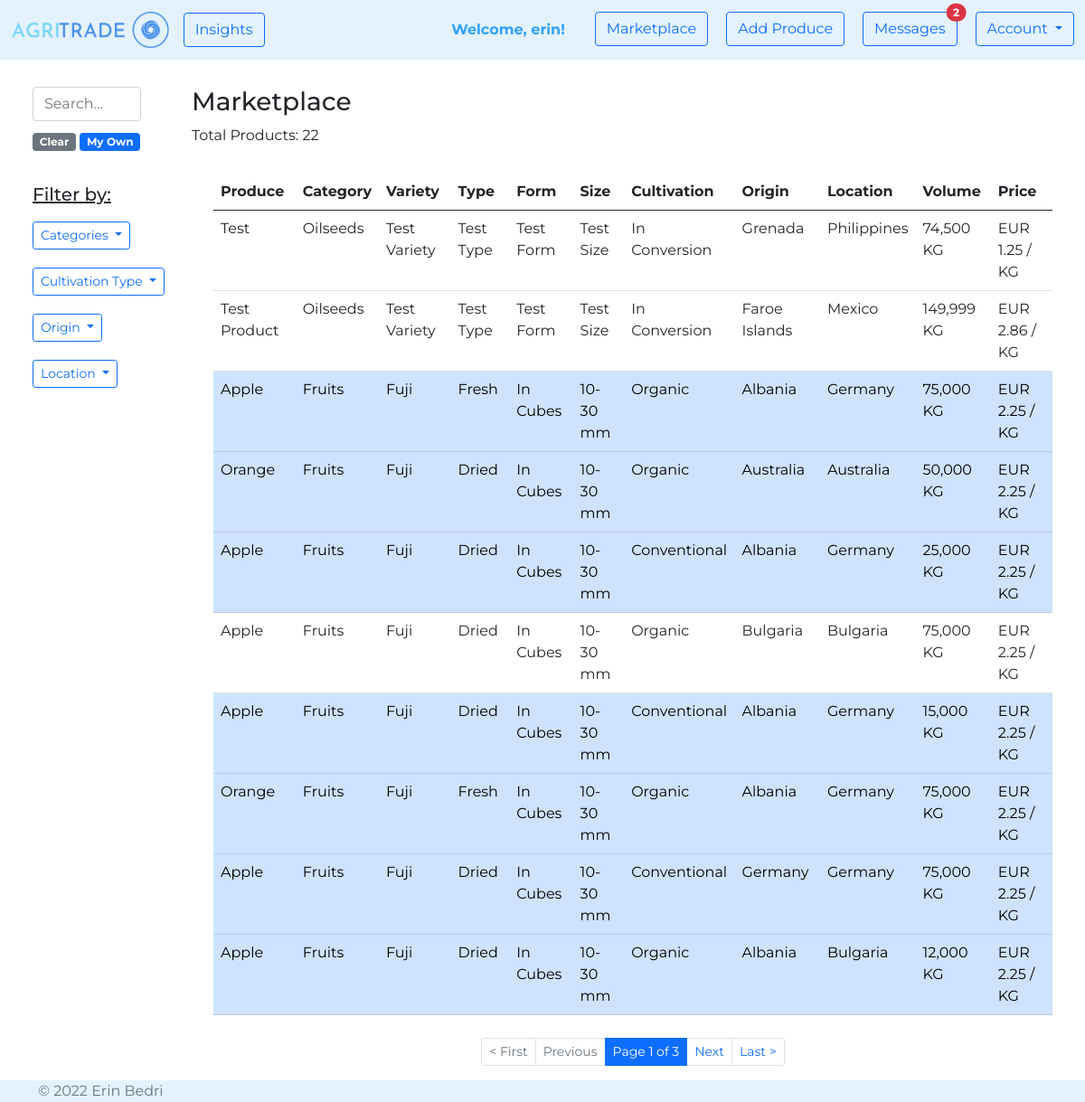
Page /marketplace/ (signed in) on the committed database.
### agri_trade/marketplace/models.py (models this page shows, shortened)
class Product(models.Model):
    PRODUCT_CATEGORY = [
        ('Cereals', 'Cereals'),
        ('Pulses', 'Pulses'),
        ('Nuts', 'Nuts'),
        ('Oilseeds', 'Oilseeds'),
        ('Sugar and starch', 'Sugar and starch'),
        ('Fiber Crops', 'Fiber Crops'),
        ('Beverages', 'Beverages'),
        ('Narcotics', 'Narcotics'),
        ('Spices', 'Spices'),
        ('Forages', 'Forages'),
        ('Vegetables', 'Vegetables'),
        ('Fruits', 'Fruits'),
    ]
    PRODUCT_TYPE_MAX_LEN = max([len(product_type[1]) for product_type in PRODUCT_CATEGORY])
    CULTIVATION_TYPES = [
        ('Organic', 'Organic'),
        ('Conventional', 'Conventional'),
        ('In Conversion', 'In Conversion'),
    ]
    CULTIVATION_TYPE_MAX_LEN = max([len(cultivation_type[1]) for cultivation_type in CULTIVATION_TYPES])
    NAME_MAX_LEN = 20
    VARIETY_MAX_LEN = 25
    TYPE_MAX_LEN = 25
    FORM_MAX_LEN = 25
    SIZE_MAX_LEN = 25
    AVAILABLE_VOLUME_MIN_VALUE = 0
    AVAILABLE_VOLUME_MAX_VALUE = 1000000
    PRICE_MIN_VALUE = 0
    DESCRIPTION_MAX_LEN = 500
    owner = models.ForeignKey(
        UserModel,
        on_delete=CASCADE)
    name = models.CharField(
        max_length=NAME_MAX_LEN,
    )
    category = models.CharField(
        max_length=PRODUCT_TYPE_MAX_LEN,
        choices=PRODUCT_CATEGORY,
    )
    variety = models.CharField(
        max_length=VARIETY_MAX_LEN,
        blank=True,
        null=True,
    )
    type = models.CharField(
        max_length=TYPE_MAX_LEN,
        blank=True,
        null=True,
    )
    form = models.CharField(
        max_length=FORM_MAX_LEN,
        blank=True,
        null=True,
    )
    size = models.CharField(
        max_length=SIZE_MAX_LEN,
        blank=True,
        null=True,
    )
    cultivation_type = models.CharField(
        max_length=CULTIVATION_TYPE_MAX_LEN,
        choices=CULTIVATION_TYPES,
    )
    available_volume = models.IntegerField(
        validators=[
            MinValueValidator(AVAILABLE_VOLUME_MIN_VALUE),
            MaxValueValidator(AVAILABLE_VOLUME_MAX_VALUE),
        ]
    )
    price = models.FloatField(
        validators=[
            MinValueValidator(PRICE_MIN_VALUE),
        ]
    )
    description = models.TextField(
        max_length=DESCRIPTION_MAX_LEN,
        blank=True,
        null=True,
    )
    origin = CountryField(
    )
    location = CountryField(
    )
    image = models.ImageField(
        null=True,
        blank=True,
        upload_to='produces',
        validators=(
            file_size,
        )
    )
    created_on = models.DateTimeField(
        auto_now_add=True
    )
    edited_on = models.DateTimeField(
        auto_now=True
    )

### agri_trade/marketplace/views.py (the view)
# urls.py: path('', views.marketplace, name='marketplace'),
@login_required
def marketplace(request):
    products_per_page = 10
    q = request.GET.get('q') if request.GET.get('q') is not None else ''
    products = Product.objects.filter(
        Q(name__icontains=q) |
        Q(category__icontains=q) |
        Q(cultivation_type__icontains=q) |
        Q(origin__icontains=q) |
        Q(location__icontains=q) |
        Q(variety__icontains=q) |
        Q(type__icontains=q) |
        Q(description__icontains=q) |
        Q(form__icontains=q) |
        Q(owner__username=q)) \
        .order_by('-created_on')
    categories = sorted({product.category for product in Product.objects.all()})
    cultivation_types = sorted({product.cultivation_type for product in Product.objects.all()})
    origins = sorted({product.origin.name for product in Product.objects.all()})
    locations = sorted({product.location.name for product in Product.objects.all()})
    paginator = Paginator(products, products_per_page)
    page_number = request.GET.get('page')
    page_obj = paginator.get_page(page_number)
    context = {
        'categories': categories,
        'cultivation_types': cultivation_types,
        'origins': origins,
        'locations': locations,
        'page_obj': page_obj,
        'query': q,
        'products_count': len(products),
    }
    return render(request, 'marketplace/marketplace.html', context)

### agri_trade/marketplace/templates/marketplace/marketplace.html (shortened to what this page needs)
{% extends 'web/base.html' %}
{% load humanize %}
{% block content %}
    <div class="container-fluid" style="margin-top: 30px">
        <div class="row">
            <div class="col-2">
                <div class="container">
                    <div class="row justify-content-md-left">
                        <form class="d-flex" role="search">
                            <input class="form-control me-2" type="text" placeholder="Search..." name="q">
                        </form>
                        <div class="container" style="margin-top: 10px">
                            <a href="{% url 'marketplace:marketplace' %}"><span
                                    class="badge bg-secondary">Clear</span></a>
                            <a href="{% url 'marketplace:marketplace' %}?q={{ request.user.username }}"><span
                                    class="badge bg-primary">My Own</span></a>
                        </div>
                        <div class="container" style="margin-top: 10px">
                            <h5 style="margin-top: 25px"><u>Filter by:</u></h5>
                            <div>
                                <button type="button" class="btn btn-outline-primary btn-sm dropdown-toggle"
                                        style="margin-top: 10px"
                                        data-bs-toggle="collapse" data-bs-target="#category">Categories
                                </button>
                            </div>
                            <div>
                                <button type="button" class="btn btn-outline-primary btn-sm dropdown-toggle"
                                        style="margin-top: 20px"
                                        data-bs-toggle="collapse" data-bs-target="#cultivationType">Cultivation Type
                                </button>
                            </div>
                            <div>
                                <button type="button" class="btn btn-outline-primary btn-sm dropdown-toggle"
                                        style="margin-top: 20px"
                                        data-bs-toggle="collapse" data-bs-target="#origin">Origin
                                </button>
                            </div>
                            <div>
                                <button type="button" class="btn btn-outline-primary btn-sm dropdown-toggle"
                                        style="margin-top: 20px"
                                        data-bs-toggle="collapse" data-bs-target="#location">Location
                                </button>
                            </div>
                        </div>
                    </div>
                </div>
            </div>
            <div class="col-10">
                <h3>Marketplace {% if query %} > {{ query }} {% endif %}</h3>
                <p> Total Products: {{ products_count }}</p>
                <div class="container">
                    <table class="table table-hover" style="margin-top: 30px">
                        <thead>
                        <tr>
                            <th scope="col">Produce</th>
                            <th scope="col">Category</th>
                            <th scope="col">Variety</th>
                            <th scope="col">Type</th>
                            <th scope="col">Form</th>
                            <th scope="col">Size</th>
                            <th scope="col">Cultivation</th>
                            <th scope="col">Origin</th>
                            <th scope="col">Location</th>
                            <th scope="col">Volume</th>
                            <th scope="col">Price</th>
                        </tr>
                        </thead>
                        <tbody>
                        {% for product in page_obj %}
                            <tr onclick="window.location='{% url "marketplace:product details" product.id %}';"
                                    {% if product.owner == request.user %}
                                class="table-primary"
                                data-bs-toggle="tooltip"
                                data-bs-placement="top"
                                title="Your Own Product!"
                                    {% endif %}>
                                <td>{{ product.name }}</td>
                                <td>{{ product.category }}</td>
                                <td>{% if product.variety %}{{ product.variety }}{% endif %}</td>
                                <td>{% if product.type %}{{ product.type }}{% endif %}</td>
                                <td>{% if product.form %}{{ product.form }}{% endif %}</td>
                                <td>{% if product.size %}{{ product.size }}{% endif %}</td>
                                <td>{{ product.cultivation_type }}</td>
                                <td>{{ product.origin.name }}</td>
                                <td>{{ product.location.name }}</td>
                                <td>{{ product.available_volume|intcomma }} KG</td>
                                <td>EUR {{ product.price|floatformat:2 }} / KG</td>
                            </tr>
                        {% empty %}
                            <p>Sorry, we couldn't find the produce you are looking for.</p>
                        {% endfor %}
                        </tbody>
                    </table>
                    <nav aria-label="Page navigation example" style="margin-top: 25px">
                        <ul class="pagination pagination-sm justify-content-center">
                            {% if page_obj.has_previous %}
                                <li class="page-item">
                                    <a class="page-link" href="?page=1">< First</a></li>
                                <li class="page-item">
                                    <a class="page-link" href="?page={{ page_obj.previous_page_number }}">Previous</a>
                                </li>
                            {% else %}
                                <li class="page-item disabled">
                                    <a class="page-link" href="#">< First</a></li>
                                <li class="page-item disabled">
                                    <a class="page-link" href="#">Previous</a>
                                </li>
                            {% endif %}
                            <li class="page-item active">
                                <a class="page-link"
                                   href="#">Page {{ page_obj.number }} of {{ page_obj.paginator.num_pages }}</a></li>
                            {% if page_obj.has_next %}
                                <li class="page-item">
                                    <a class="page-link" href="?page={{ page_obj.next_page_number }}">Next</a></li>
                                <li class="page-item">
                                    <a class="page-link" href="?page={{ page_obj.paginator.num_pages }}">Last ></a>
                                </li>
                            {% else %}
                                <li class="page-item disabled">
                                    <a class="page-link" href="#">Next</a></li>
                                <li class="page-item disabled">
                                    <a class="page-link" href="#">Last ></a>
                                </li>
                            {% endif %}
                        </ul>
                    </nav>
                </div>
            </div>
        </div>
    </div>
{% endblock %}

### agri_trade/web/templates/web/navigation.html (shortened to what this page needs)
{% load static %}
<nav class="navbar navbar-expand-lg navbar-light" style="background-color: #e3f2fd;">
    <div class="container-fluid">
        <a class="navbar-brand" href="{% url 'web:homepage' %}">
            <img src="{% static 'img/logo.png' %}" alt="logo" style="height: 40px">
        </a>
        <ul class="navbar-nav">
            <li class="nav-item">
                <a class="btn btn-outline-primary" href="{% url 'posts:show posts' %}">Insights</a>
            </li>
        </ul>
        <div class="collapse navbar-collapse" id="navbarNavDropdown">
            <ul class="navbar-nav ms-auto">
                {% if request.user.is_authenticated %}
                    <li class="nav-item"style="margin-right: 25px">
                        <b><a class="nav-link disabled" href="#"
                              style="color: #2fa1fd">Welcome, {{ request.user.username }}!</a></b>
                    </li>
                    <li class="nav-item" style="padding-right: 20px">
                        <a class="btn btn-outline-primary" href="{% url 'marketplace:marketplace' %}">Marketplace</a>
                    </li>
                    <li class="nav-item" style="padding-right: 20px">
                        <a class="btn btn-outline-primary" href="{% url 'marketplace:add product' %}">Add Produce</a>
                    </li>
                    <li class="nav-item" style="padding-right: 20px">
                        <button type="button" class="btn btn-outline-primary position-relative"
                                onclick="location.href = '{% url 'user_messages:messages' %}';">
                            Messages
                            {% if request.unread_messages_count > 0 %}
                                <span class="position-absolute top-0 start-100 translate-middle badge rounded-pill bg-danger">
                                {{ request.unread_messages_count }}
                            </span>
                            {% endif %}
                        </button>
                    </li>
                    <div class="dropdown">
                        <button class="btn btn-outline-primary dropdown-toggle" type="button" id="dropdownMenuButton1"
                                data-bs-toggle="dropdown" aria-expanded="false">
                            Account
                        </button>
                    </div>
                {% endif %}
            </ul>
        </div>
    </div>
</nav>

### static/css/style.css (style rules this page uses)
body { font-family: 'Montserrat', sans-serif !important; }

### rows in the picture
Product: name "Test", category "Oilseeds", variety "Test Variety", type "Test Type", form "Test Form", size "Test Size", cultivation_type "In Conversion", origin.name "Grenada", location.name "Philippines", available_volume "74,500", price "1.25"
Product: name "Test Product", category "Oilseeds", variety "Test Variety", type "Test Type", form "Test Form", size "Test Size", cultivation_type "In Conversion", origin.name "Faroe Islands", location.name "Mexico", available_volume "149,999", price "2.86"
Product: name "Apple", category "Fruits", variety "Fuji", type "Fresh", form "In Cubes", size "10-30 mm", cultivation_type "Organic", origin.name "Albania", location.name "Germany", available_volume "75,000", price "2.25"
Product: name "Orange", category "Fruits", variety "Fuji", type "Dried", form "In Cubes", size "10-30 mm", cultivation_type "Organic", origin.name "Australia", location.name "Australia", available_volume "50,000", price "2.25"
Product: name "Apple", category "Fruits", variety "Fuji", type "Dried", form "In Cubes", size "10-30 mm", cultivation_type "Conventional", origin.name "Albania", location.name "Germany", available_volume "25,000", price "2.25"
Product: name "Apple", category "Fruits", variety "Fuji", type "Dried", form "In Cubes", size "10-30 mm", cultivation_type "Organic", origin.name "Bulgaria", location.name "Bulgaria", available_volume "75,000", price "2.25"
Product: name "Apple", category "Fruits", variety "Fuji", type "Dried", form "In Cubes", size "10-30 mm", cultivation_type "Conventional", origin.name "Albania", location.name "Germany", available_volume "15,000", price "2.25"
Product: name "Orange", category "Fruits", variety "Fuji", type "Fresh", form "In Cubes", size "10-30 mm", cultivation_type "Organic", origin.name "Albania", location.name "Germany", available_volume "75,000", price "2.25"
Product: name "Apple", category "Fruits", variety "Fuji", type "Dried", form "In Cubes", size "10-30 mm", cultivation_type "Conventional", origin.name "Germany", location.name "Germany", available_volume "75,000", price "2.25"
Product: name "Apple", category "Fruits", variety "Fuji", type "Dried", form "In Cubes", size "10-30 mm", cultivation_type "Organic", origin.name "Albania", location.name "Bulgaria", available_volume "12,000", price "2.25"

### other values in the picture
{{ request.user.username }} "erin"
{{ request.unread_messages_count }} "2"
{{ products_count }} "22"
{{ page_obj.number }} "1"
{{ page_obj.paginator.num_pages }} "3"
